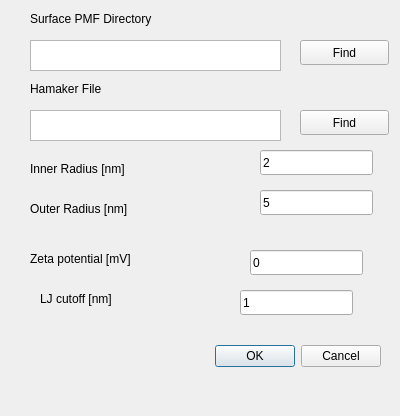
<?xml version="1.0" encoding="UTF-8"?>
<ui version="4.0">
 <class>AddShell</class>
 <widget class="QDialog" name="AddShell">
  <property name="geometry">
   <rect>
    <x>0</x>
    <y>0</y>
    <width>400</width>
    <height>416</height>
   </rect>
  </property>
  <property name="windowTitle">
   <string>Dialog</string>
  </property>
  <widget class="QDialogButtonBox" name="buttonBox">
   <property name="geometry">
    <rect>
     <x>40</x>
     <y>340</y>
     <width>341</width>
     <height>32</height>
    </rect>
   </property>
   <property name="orientation">
    <enum>Qt::Horizontal</enum>
   </property>
   <property name="standardButtons">
    <set>QDialogButtonBox::Cancel|QDialogButtonBox::Ok</set>
   </property>
  </widget>
  <widget class="QPushButton" name="findSurf">
   <property name="geometry">
    <rect>
     <x>300</x>
     <y>40</y>
     <width>89</width>
     <height>25</height>
    </rect>
   </property>
   <property name="text">
    <string>Find</string>
   </property>
  </widget>
  <widget class="QPlainTextEdit" name="surfDirIn">
   <property name="geometry">
    <rect>
     <x>30</x>
     <y>40</y>
     <width>251</width>
     <height>31</height>
    </rect>
   </property>
  </widget>
  <widget class="QLabel" name="label_3">
   <property name="geometry">
    <rect>
     <x>30</x>
     <y>250</y>
     <width>131</width>
     <height>17</height>
    </rect>
   </property>
   <property name="text">
    <string>Zeta potential [mV]</string>
   </property>
  </widget>
  <widget class="QLabel" name="label_4">
   <property name="geometry">
    <rect>
     <x>30</x>
     <y>10</y>
     <width>171</width>
     <height>17</height>
    </rect>
   </property>
   <property name="text">
    <string>Surface PMF Directory</string>
   </property>
  </widget>
  <widget class="QLabel" name="label_5">
   <property name="geometry">
    <rect>
     <x>30</x>
     <y>80</y>
     <width>171</width>
     <height>17</height>
    </rect>
   </property>
   <property name="text">
    <string>Hamaker File</string>
   </property>
  </widget>
  <widget class="QLabel" name="label_2">
   <property name="geometry">
    <rect>
     <x>30</x>
     <y>200</y>
     <width>131</width>
     <height>17</height>
    </rect>
   </property>
   <property name="text">
    <string>Outer Radius [nm]</string>
   </property>
  </widget>
  <widget class="QLabel" name="label_6">
   <property name="geometry">
    <rect>
     <x>40</x>
     <y>290</y>
     <width>131</width>
     <height>17</height>
    </rect>
   </property>
   <property name="text">
    <string>LJ cutoff [nm]</string>
   </property>
  </widget>
  <widget class="QPushButton" name="findHamaker">
   <property name="geometry">
    <rect>
     <x>300</x>
     <y>110</y>
     <width>89</width>
     <height>25</height>
    </rect>
   </property>
   <property name="text">
    <string>Find</string>
   </property>
  </widget>
  <widget class="QPlainTextEdit" name="hamakerIn">
   <property name="geometry">
    <rect>
     <x>30</x>
     <y>110</y>
     <width>251</width>
     <height>31</height>
    </rect>
   </property>
  </widget>
  <widget class="QLabel" name="label_7">
   <property name="geometry">
    <rect>
     <x>30</x>
     <y>160</y>
     <width>131</width>
     <height>17</height>
    </rect>
   </property>
   <property name="text">
    <string>Inner Radius [nm]</string>
   </property>
  </widget>
  <widget class="QLineEdit" name="innerRadius">
   <property name="geometry">
    <rect>
     <x>260</x>
     <y>150</y>
     <width>113</width>
     <height>25</height>
    </rect>
   </property>
   <property name="text">
    <string>2</string>
   </property>
  </widget>
  <widget class="QLineEdit" name="outerRadius">
   <property name="geometry">
    <rect>
     <x>260</x>
     <y>190</y>
     <width>113</width>
     <height>25</height>
    </rect>
   </property>
   <property name="text">
    <string>5</string>
   </property>
  </widget>
  <widget class="QLineEdit" name="zeta">
   <property name="geometry">
    <rect>
     <x>250</x>
     <y>250</y>
     <width>113</width>
     <height>25</height>
    </rect>
   </property>
   <property name="text">
    <string>0</string>
   </property>
  </widget>
  <widget class="QLineEdit" name="ljCutoff">
   <property name="geometry">
    <rect>
     <x>240</x>
     <y>290</y>
     <width>113</width>
     <height>25</height>
    </rect>
   </property>
   <property name="text">
    <string>1</string>
   </property>
  </widget>
 </widget>
 <resources/>
 <connections>
  <connection>
   <sender>buttonBox</sender>
   <signal>accepted()</signal>
   <receiver>AddShell</receiver>
   <slot>accept()</slot>
   <hints>
    <hint type="sourcelabel">
     <x>248</x>
     <y>254</y>
    </hint>
    <hint type="destinationlabel">
     <x>157</x>
     <y>274</y>
    </hint>
   </hints>
  </connection>
  <connection>
   <sender>buttonBox</sender>
   <signal>rejected()</signal>
   <receiver>AddShell</receiver>
   <slot>reject()</slot>
   <hints>
    <hint type="sourcelabel">
     <x>316</x>
     <y>260</y>
    </hint>
    <hint type="destinationlabel">
     <x>286</x>
     <y>274</y>
    </hint>
   </hints>
  </connection>
 </connections>
</ui>
